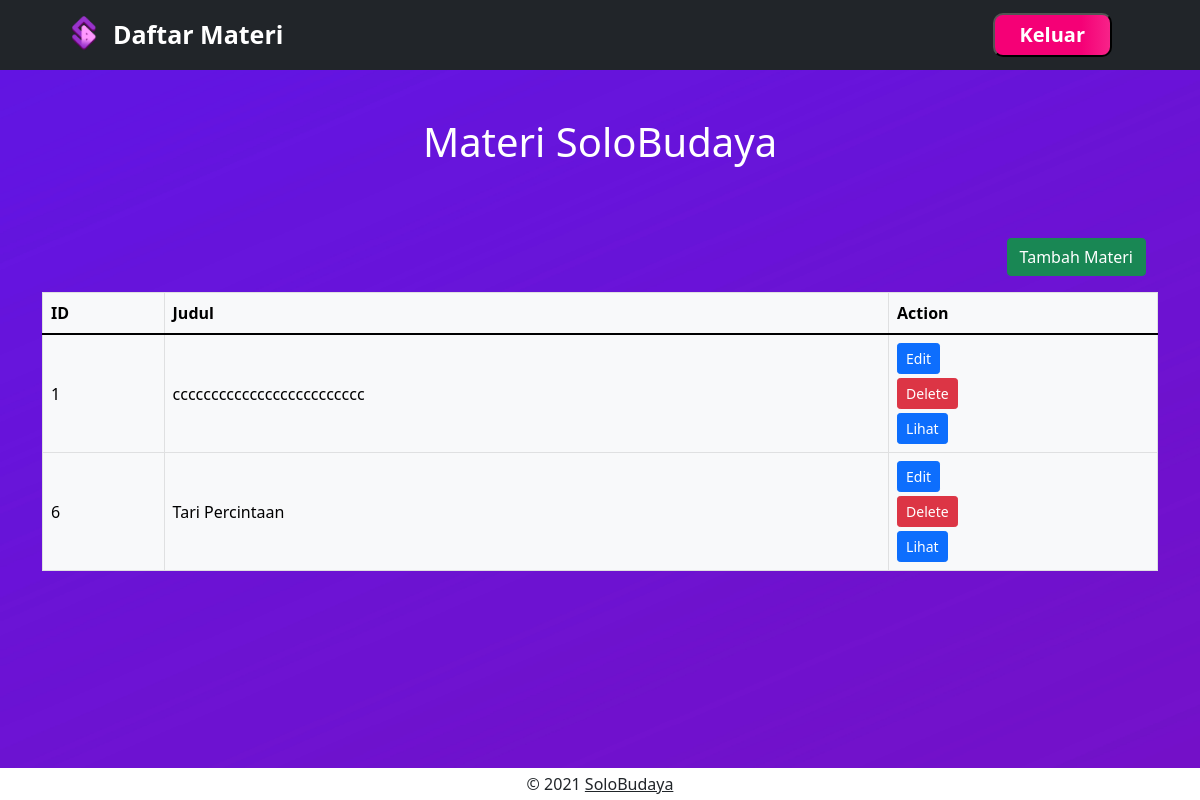
/admin/materi.php, run on an earlier commit of the app's database.
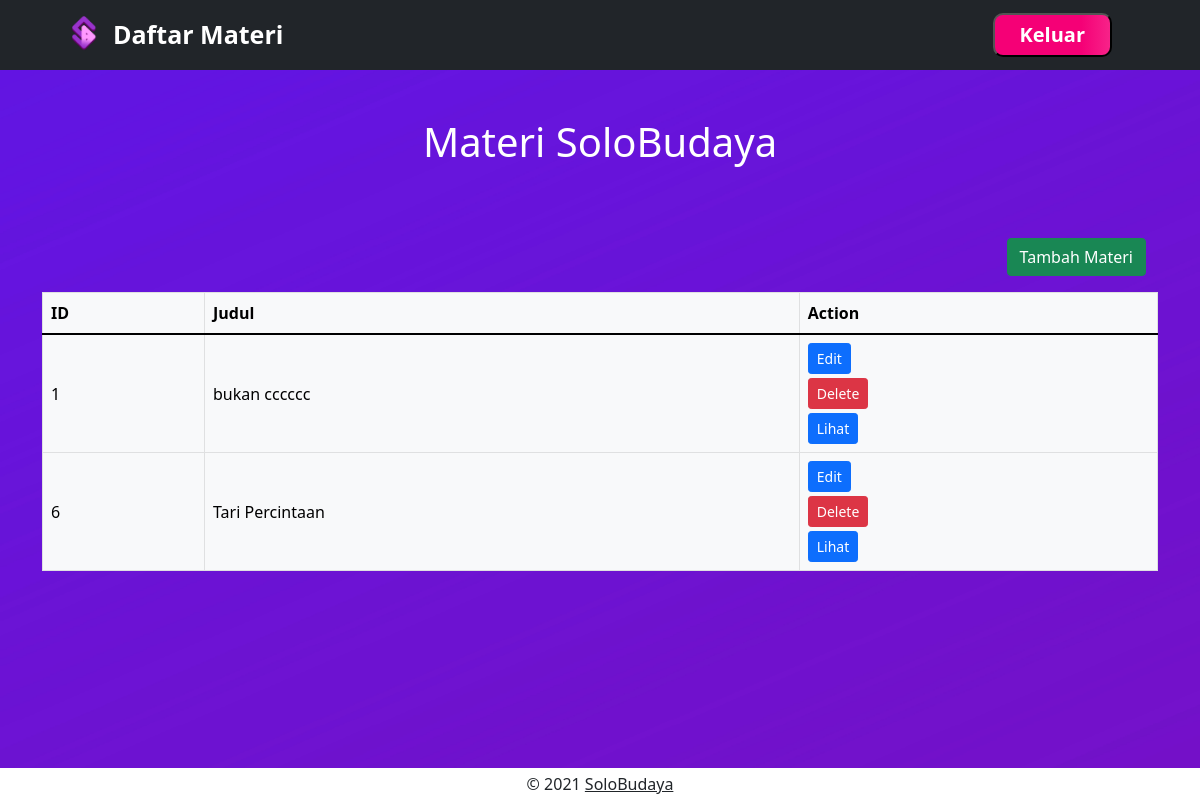
And on a later commit of the database.
### tables this page shows
CREATE TABLE IF NOT EXISTS `materi` (
  `id_materi` int(11) NOT NULL AUTO_INCREMENT,
  `id_pulau` int(11) DEFAULT NULL,
  `judul_materi` varchar(30) DEFAULT NULL,
  `jenis_materi` varchar(15) DEFAULT NULL,
  PRIMARY KEY (`id_materi`),
  KEY `FK_materi_pulau` (`id_pulau`),
  CONSTRAINT `FK_materi_pulau` FOREIGN KEY (`id_pulau`) REFERENCES `pulau` (`id_pulau`) ON DELETE NO ACTION ON UPDATE NO ACTION
);

### lib/db_login.php (called while the page is built, shortened)
<?php
$db_host='localhost';
$db_database='db_solbud';
$db_username='root';
$db_password='';
$db = new mysqli($db_host, $db_username, $db_password, $db_database);
function make_query($query){
   global $db;
   $result = $db->query($query);
   return $result;
}
?>

### get/admin_materi.php (the view)
<?php
require_once('../lib/db_login.php');
$res = make_query("SELECT id_materi, judul_materi FROM materi");
while($row = $res->fetch_object()){
    echo "
    <tr>
    <td>$row->id_materi</td>
    <td>$row->judul_materi</td>
    <td><div class='d-grid gap-1'>
    <a href='edit_materi.php?id=$row->id_materi'><button class='btn btn-primary btn-sm'>Edit</button></a>
    <a href=''><form method='POST'><button type='submit' name='delete' value=$row->id_materi class='btn btn-danger btn-sm' onclick = 'return confirm (\"Apakah anda yakin ingin menghapus?\")'>Delete</button></form></a>
    <a href='lihat_materi.php?id_materi=$row->id_materi'><button class='btn btn-primary btn-sm'>Lihat</button></a>
    </div></td>
    </tr>
    ";
}
?>

What changed in the data, as far as the page shows it:
changed materi id 1: judul_materi "ccccccccccccccccccccccccc" → "bukan cccccc"
